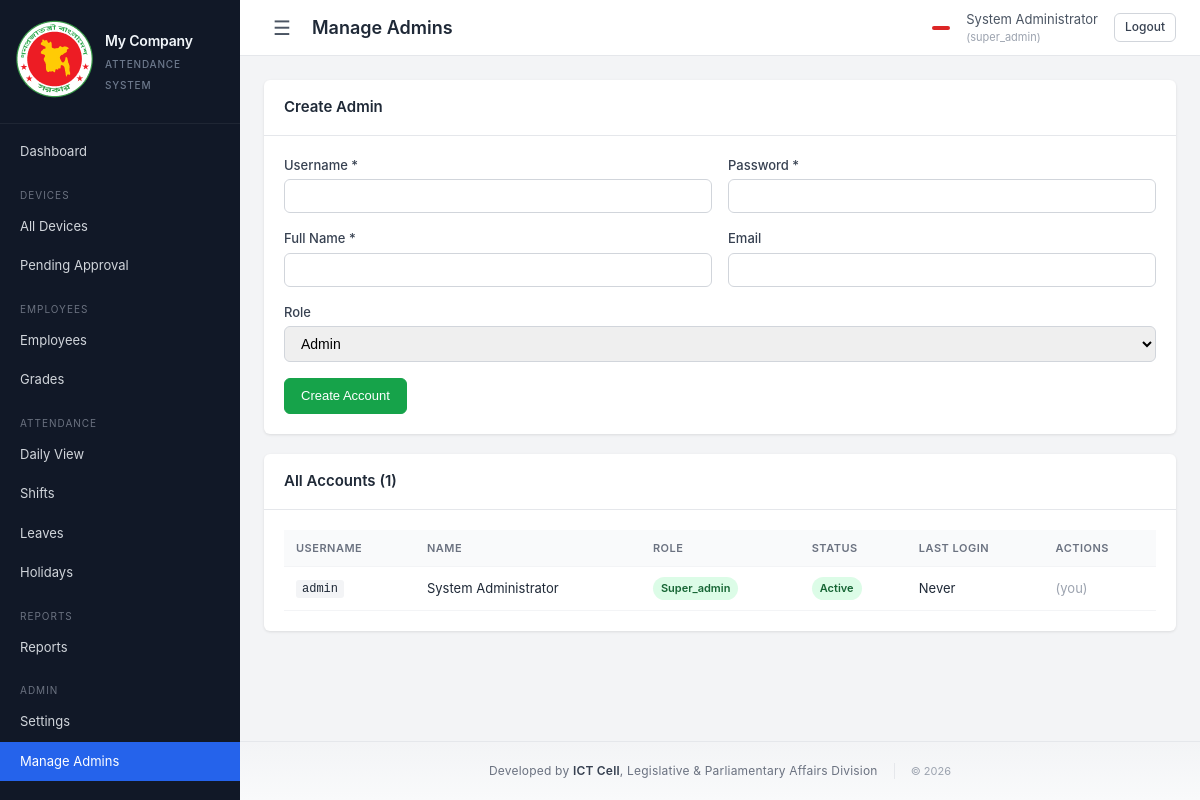
/php_dashboard/pages/settings/admins.php (signed in), run on the app's committed database.
### tables this page shows
CREATE TABLE system_settings (
    id INT AUTO_INCREMENT PRIMARY KEY,
    setting_key VARCHAR(100) UNIQUE NOT NULL,
    setting_value TEXT,
    description VARCHAR(255),
    updated_at DATETIME ON UPDATE CURRENT_TIMESTAMP
);

CREATE TABLE users (
    id INT AUTO_INCREMENT PRIMARY KEY,
    username VARCHAR(50) UNIQUE NOT NULL,
    password_hash VARCHAR(255) NOT NULL,
    role ENUM('super_admin', 'admin') NOT NULL,
    name VARCHAR(100),
    email VARCHAR(100),
    status ENUM('active', 'inactive') DEFAULT 'active',
    created_at DATETIME DEFAULT CURRENT_TIMESTAMP,
    last_login DATETIME
);

### php_dashboard/config/database.php (called while the page is built, shortened)
<?php
function getDB(): PDO {
    static $pdo = null;
    if ($pdo === null) {
        try {
            $dsn = "mysql:host=" . DB_HOST . ";port=" . DB_PORT . ";dbname=" . DB_NAME . ";charset=" . DB_CHARSET;
            $pdo = new PDO($dsn, DB_USER, DB_PASS, [
                PDO::ATTR_ERRMODE => PDO::ERRMODE_EXCEPTION,
                PDO::ATTR_DEFAULT_FETCH_MODE => PDO::FETCH_ASSOC,
                PDO::ATTR_EMULATE_PREPARES => false,
            ]);
        } catch (PDOException $e) {
            die("Database connection failed: " . $e->getMessage());
        }
    }
    return $pdo;
}
function getSetting(string $key, string $default = ''): string {
    $db = getDB();
    $stmt = $db->prepare("SELECT setting_value FROM system_settings WHERE setting_key = ?");
    $stmt->execute([$key]);
    $row = $stmt->fetch();
    return $row ? $row['setting_value'] : $default;
}

### php_dashboard/includes/auth.php (called while the page is built, shortened)
<?php
require_once __DIR__ . '/../config/database.php';
function isLoggedIn(): bool {
    return isset($_SESSION['user_id']) && !empty($_SESSION['user_id']);
}
function currentUser(): ?array {
    return [
        'id' => $_SESSION['user_id'],
        'username' => $_SESSION['username'],
        'name' => $_SESSION['user_name'],
        'role' => $_SESSION['user_role'],
    ];
}
function hasRole(string $role): bool {
    return isLoggedIn() && $_SESSION['user_role'] === $role;
}
function isSuperAdmin(): bool {
    return hasRole('super_admin');
}
function getUnreadNotificationCount(): int {
    $db = getDB();
    $role = $_SESSION['user_role'];
    $stmt = $db->prepare(
        "SELECT COUNT(*) as cnt FROM notifications
         WHERE is_read = 0 AND (target_role = 'all' OR target_role = ?)"
    );
    $stmt->execute([$role]);
    $row = $stmt->fetch();
    return (int)$row['cnt'];
}

### php_dashboard/pages/settings/admins.php (the view, shortened to what this page needs)
<?php
$pageTitle = 'Manage Admins';
require_once __DIR__ . '/../../includes/header.php';
$db = getDB();
$admins = $db->query("SELECT * FROM users ORDER BY role DESC, name")->fetchAll();
?>
<div class="card"><div class="card-header"><h3>Create Admin</h3></div><div class="card-body">
<form method="POST"><input type="hidden" name="action" value="create">
<div class="form-row"><div class="form-group"><label>Username *</label><input type="text" name="username" required></div><div class="form-group"><label>Password *</label><input type="password" name="password" required minlength="6"></div></div>
<div class="form-row"><div class="form-group"><label>Full Name *</label><input type="text" name="name" required></div><div class="form-group"><label>Email</label><input type="email" name="email"></div></div>
<div class="form-group"><label>Role</label><select name="role"><option value="admin">Admin</option><option value="super_admin">Super Admin</option></select></div>
<button type="submit" class="btn btn-success">Create Account</button></form></div></div>
<div class="card"><div class="card-header"><h3>All Accounts (<?= count($admins) ?>)</h3></div><div class="card-body">
<table class="table"><thead><tr><th>Username</th><th>Name</th><th>Role</th><th>Status</th><th>Last Login</th><th>Actions</th></tr></thead><tbody>
<?php foreach ($admins as $a): ?><tr>
<td><code><?= htmlspecialchars($a['username']) ?></code></td>
<td><?= htmlspecialchars($a['name']) ?></td>
<td><span class="badge badge-<?= $a['role']==='super_admin'?'approved':'suspended' ?>"><?= $a['role'] ?></span></td>
<td><span class="badge badge-<?= $a['status']==='active'?'approved':'inactive' ?>"><?= $a['status'] ?></span></td>
<td><?= $a['last_login'] ? date('M j, H:i', strtotime($a['last_login'])) : 'Never' ?></td>
<td><?php if ($a['id'] != $_SESSION['user_id']): ?>
<form method="POST" style="display:inline"><input type="hidden" name="user_id" value="<?= $a['id'] ?>"><button name="action" value="toggle_status" class="btn btn-xs btn-outline"><?= $a['status']==='active'?'Deactivate':'Activate' ?></button></form>
<form method="POST" style="display:inline" onsubmit="return confirm('Delete?')"><input type="hidden" name="user_id" value="<?= $a['id'] ?>"><button name="action" value="delete" class="btn btn-xs btn-danger">Delete</button></form>
<form method="POST" style="display:inline" onsubmit="var p=prompt('New password (min 6):');if(!p||p.length<6){alert('Min 6');return false;}this.querySelector('[name=new_password]').value=p;return true;"><input type="hidden" name="user_id" value="<?= $a['id'] ?>"><input type="hidden" name="new_password"><button name="action" value="reset_password" class="btn btn-xs btn-outline">Reset Pass</button></form>
<?php else: ?><span class="text-muted">(you)</span><?php endif; ?></td>
</tr><?php endforeach; ?></tbody></table></div></div>
<?php require_once __DIR__ . '/../../includes/footer.php'; ?>

### php_dashboard/includes/header.php (shortened to what this page needs)
<?php
require_once __DIR__ . '/auth.php';
$user = currentUser();
$notifCount = getUnreadNotificationCount();
$companyName = getSetting('company_name', 'Attendance System');
$currentPage = basename($_SERVER['PHP_SELF'], '.php');
?>
<!DOCTYPE html>
<html lang="en">
<head>
    <link rel="stylesheet" href="<?= BASE_PATH ?>/assets/css/style.css">
</head>
<body>
    <div class="app-wrapper">
        <nav class="sidebar" id="sidebar">
            <div class="sidebar-header">
                <div class="sidebar-brand">
                    <div class="sidebar-brand-icon">
                        <img src="<?= BASE_PATH ?>/assets/logo.png" alt="Logo" class="sidebar-logo">
                    </div>
                    <div class="sidebar-brand-text">
                        <h2><?= htmlspecialchars($companyName) ?></h2>
                        <small>Attendance System</small>
                    </div>
                </div>
            </div>
            <ul class="nav-menu">
                <li class="<?= $currentPage === 'dashboard' ? 'active' : '' ?>">
                    <a href="<?= BASE_PATH ?>/pages/dashboard.php">Dashboard</a>
                </li>
                <li class="nav-section">Devices</li>
                <li class="<?= $currentPage === 'list' && strpos($_SERVER['PHP_SELF'], 'devices') !== false ? 'active' : '' ?>">
                    <a href="<?= BASE_PATH ?>/pages/devices/list.php">All Devices</a>
                </li>
                <li class="<?= $currentPage === 'pending' ? 'active' : '' ?>">
                    <a href="<?= BASE_PATH ?>/pages/devices/pending.php">Pending Approval</a>
                </li>
                <li class="nav-section">Employees</li>
                <li class="<?= strpos($_SERVER['PHP_SELF'], 'employees') !== false && $currentPage !== 'grades' ? 'active' : '' ?>">
                    <a href="<?= BASE_PATH ?>/pages/employees/list.php">Employees</a>
                </li>
                <li class="<?= $currentPage === 'grades' ? 'active' : '' ?>">
                    <a href="<?= BASE_PATH ?>/pages/employees/grades.php">Grades</a>
                </li>
                <li class="nav-section">Attendance</li>
                <li class="<?= strpos($_SERVER['PHP_SELF'], 'attendance') !== false ? 'active' : '' ?>">
                    <a href="<?= BASE_PATH ?>/pages/attendance/daily.php">Daily View</a>
                </li>
                <li class="<?= strpos($_SERVER['PHP_SELF'], 'shifts') !== false ? 'active' : '' ?>">
                    <a href="<?= BASE_PATH ?>/pages/shifts/list.php">Shifts</a>
                </li>
                <li class="<?= strpos($_SERVER['PHP_SELF'], 'leaves') !== false ? 'active' : '' ?>">
                    <a href="<?= BASE_PATH ?>/pages/leaves/list.php">Leaves</a>
                </li>
                <li class="<?= strpos($_SERVER['PHP_SELF'], 'holidays') !== false ? 'active' : '' ?>">
                    <a href="<?= BASE_PATH ?>/pages/holidays/list.php">Holidays</a>
                </li>
                <li class="nav-section">Reports</li>
                <li class="<?= strpos($_SERVER['PHP_SELF'], 'reports') !== false ? 'active' : '' ?>">
                    <a href="<?= BASE_PATH ?>/pages/reports/employee.php">Reports</a>
                </li>
                <?php if (isSuperAdmin()): ?>
                <li class="nav-section">Admin</li>
                <li class="<?= strpos($_SERVER['PHP_SELF'], 'settings') !== false && $currentPage === 'general' ? 'active' : '' ?>">
                    <a href="<?= BASE_PATH ?>/pages/settings/general.php">Settings</a>
                </li>
                <li class="<?= $currentPage === 'admins' ? 'active' : '' ?>">
                    <a href="<?= BASE_PATH ?>/pages/settings/admins.php">Manage Admins</a>
                </li>
                <?php endif; ?>
                <li class="nav-section">Account</li>
            </ul>
        </nav>
        <div class="main-content">
            <header class="top-bar">
                <div class="top-bar-left">
                    <button class="sidebar-toggle" id="sidebarToggle" type="button" aria-label="Toggle sidebar">&#9776;</button>
                    <h1 class="page-title"><?= htmlspecialchars($pageTitle ?? 'Dashboard') ?></h1>
                </div>
                <div class="top-bar-right">
                    <span class="notification-badge" title="<?= $notifCount ?> unread notifications">
                    </span>
                    <span class="user-info">
                        <?= htmlspecialchars($user['name']) ?>
                        <small>(<?= $user['role'] ?>)</small>
                    </span>
                    <a href="<?= BASE_PATH ?>/index.php?action=logout" class="btn btn-sm btn-outline">Logout</a>
                </div>
            </header>
            <div class="content-area">

### data on the page
system_settings: setting_value "My Company"
users: username "admin", name "System Administrator", role "Super_admin", status "Active", shows "Never", shows "(you)"

### other printed values
$pageTitle "Manage Admins"
$user['name'] "System Administrator"
$user['role'] "super_admin"
count($admins) "1"
